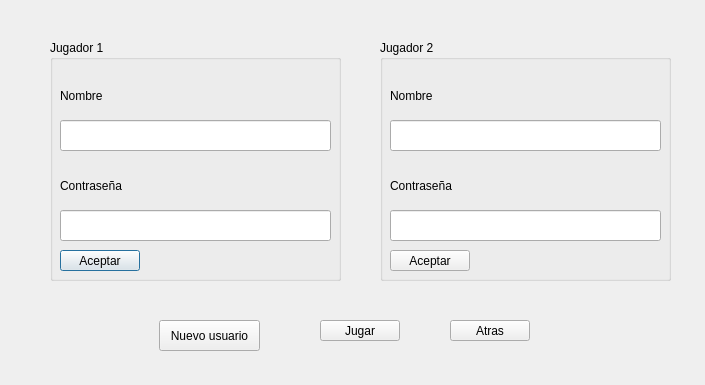
<?xml version="1.0" encoding="UTF-8"?>
<ui version="4.0">
 <class>MultiLog</class>
 <widget class="QDialog" name="MultiLog">
  <property name="geometry">
   <rect>
    <x>0</x>
    <y>0</y>
    <width>705</width>
    <height>385</height>
   </rect>
  </property>
  <property name="windowTitle">
   <string>Login</string>
  </property>
  <widget class="QGroupBox" name="groupBox">
   <property name="geometry">
    <rect>
     <x>50</x>
     <y>40</y>
     <width>291</width>
     <height>241</height>
    </rect>
   </property>
   <property name="title">
    <string>Jugador 1</string>
   </property>
   <widget class="QLabel" name="label">
    <property name="geometry">
     <rect>
      <x>10</x>
      <y>40</y>
      <width>251</width>
      <height>31</height>
     </rect>
    </property>
    <property name="text">
     <string>Nombre</string>
    </property>
   </widget>
   <widget class="QLabel" name="label_3">
    <property name="geometry">
     <rect>
      <x>10</x>
      <y>130</y>
      <width>251</width>
      <height>31</height>
     </rect>
    </property>
    <property name="text">
     <string>Contraseña</string>
    </property>
   </widget>
   <widget class="QLineEdit" name="name1">
    <property name="geometry">
     <rect>
      <x>10</x>
      <y>80</y>
      <width>271</width>
      <height>31</height>
     </rect>
    </property>
   </widget>
   <widget class="QLineEdit" name="pass1">
    <property name="geometry">
     <rect>
      <x>10</x>
      <y>170</y>
      <width>271</width>
      <height>31</height>
     </rect>
    </property>
   </widget>
   <widget class="QPushButton" name="aceptar1">
    <property name="geometry">
     <rect>
      <x>10</x>
      <y>210</y>
      <width>80</width>
      <height>21</height>
     </rect>
    </property>
    <property name="text">
     <string>Aceptar</string>
    </property>
   </widget>
  </widget>
  <widget class="QGroupBox" name="groupBox_2">
   <property name="geometry">
    <rect>
     <x>380</x>
     <y>40</y>
     <width>291</width>
     <height>241</height>
    </rect>
   </property>
   <property name="title">
    <string>Jugador 2</string>
   </property>
   <widget class="QLabel" name="label_2">
    <property name="geometry">
     <rect>
      <x>10</x>
      <y>40</y>
      <width>251</width>
      <height>31</height>
     </rect>
    </property>
    <property name="text">
     <string>Nombre</string>
    </property>
   </widget>
   <widget class="QLabel" name="label_4">
    <property name="geometry">
     <rect>
      <x>10</x>
      <y>130</y>
      <width>251</width>
      <height>31</height>
     </rect>
    </property>
    <property name="text">
     <string>Contraseña</string>
    </property>
   </widget>
   <widget class="QLineEdit" name="name2">
    <property name="geometry">
     <rect>
      <x>10</x>
      <y>80</y>
      <width>271</width>
      <height>31</height>
     </rect>
    </property>
   </widget>
   <widget class="QLineEdit" name="pass2">
    <property name="geometry">
     <rect>
      <x>10</x>
      <y>170</y>
      <width>271</width>
      <height>31</height>
     </rect>
    </property>
   </widget>
   <widget class="QPushButton" name="aceptar2">
    <property name="geometry">
     <rect>
      <x>10</x>
      <y>210</y>
      <width>80</width>
      <height>21</height>
     </rect>
    </property>
    <property name="text">
     <string>Aceptar</string>
    </property>
   </widget>
  </widget>
  <widget class="QPushButton" name="play">
   <property name="geometry">
    <rect>
     <x>320</x>
     <y>320</y>
     <width>80</width>
     <height>21</height>
    </rect>
   </property>
   <property name="text">
    <string>Jugar</string>
   </property>
  </widget>
  <widget class="QPushButton" name="atras">
   <property name="geometry">
    <rect>
     <x>450</x>
     <y>320</y>
     <width>80</width>
     <height>21</height>
    </rect>
   </property>
   <property name="text">
    <string>Atras</string>
   </property>
  </widget>
  <widget class="QPushButton" name="newusr">
   <property name="geometry">
    <rect>
     <x>159</x>
     <y>320</y>
     <width>101</width>
     <height>31</height>
    </rect>
   </property>
   <property name="text">
    <string>Nuevo usuario</string>
   </property>
  </widget>
 </widget>
 <resources/>
 <connections/>
</ui>
